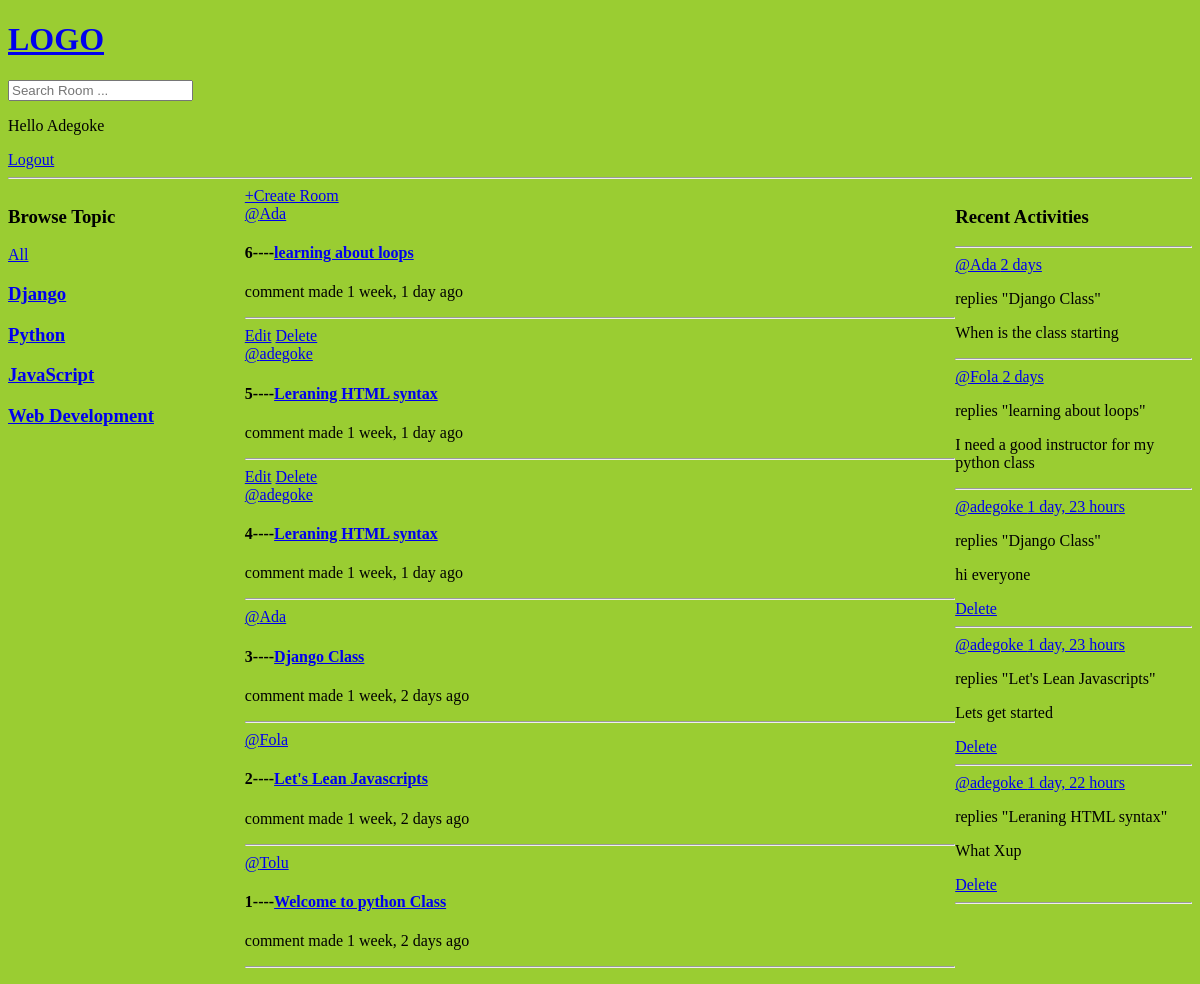
The app's page / (signed in), older data.
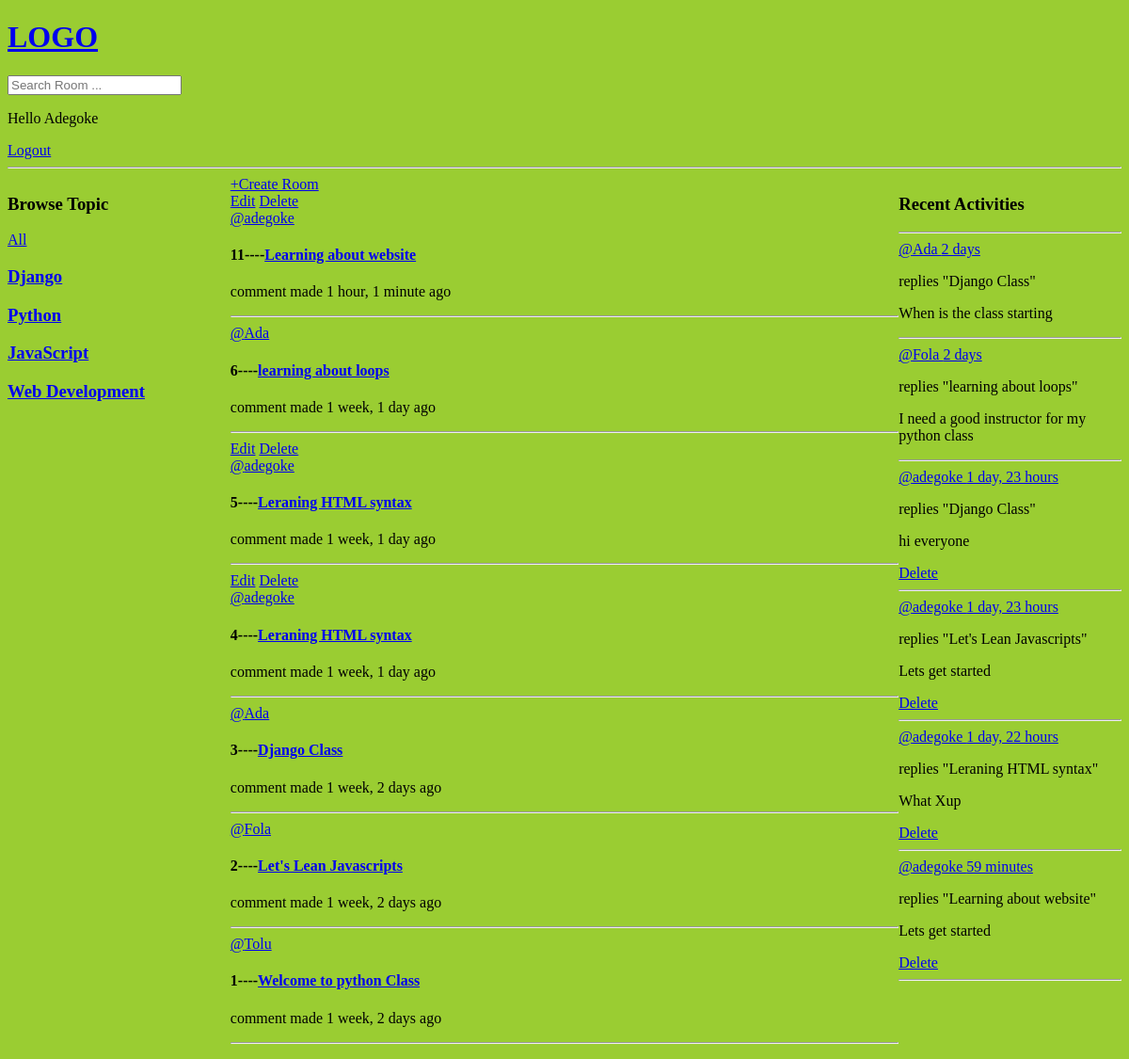
The same page, newer data.
### tunde/models.py (models this page shows, shortened)
class Topic(models.Model):
    name=models.CharField(max_length=200)

class Room(models.Model):
    host=models.ForeignKey(User,  on_delete=models.SET_NULL, null=True)
    topic=models.ForeignKey(Topic, on_delete=models.SET_NULL, null=True)
    name=models.CharField(max_length=300)
    description=models.TextField(blank=True)
    participants=models.ManyToManyField(User, related_name='participants', blank=True)
    created_date=models.DateTimeField(auto_now_add=True)
    updated_date=models.DateTimeField(auto_now=True)
    class Meta:
        ordering = ['-created_date', '-updated_date']
    def __str__(self):
        return self.name

class Message(models.Model):
    user=models.ForeignKey(User, on_delete=models.CASCADE)
    room=models.ForeignKey(Room, on_delete=models.CASCADE)
    body=models.TextField(blank=True)
    created_date=models.DateTimeField(auto_now_add=True)
    updated_date=models.DateTimeField(auto_now=True)

### tunde/views.py (the view)
# urls.py: 2. Add a URL to urlpatterns:  path('', views.home, name='home')
@login_required(login_url='login')
def home(request):
    q= request.GET.get('q') if request.GET.get('q') else ''
    rooms=Room.objects.filter(Q(topic__name__icontains=q)|
                              Q(name__icontains=q)|
                              Q(description__icontains=q))
    topics=Topic.objects.all()
    room_messages=Message.objects.filter(Q(room__topic__name__icontains=q))
    context={'rooms':rooms, 'topics':topics, 'room_messages':room_messages }
    return render(request, 'tunde/home.html', context)

### tunde/templates/tunde/home.html (shortened to what this page needs)
{% extends 'main.html' %}
{% block content %}
<div class="home-container">
    <div>
        {% include 'tunde/topics_component.html' %}
    </div>
    <div>
        <div>
         <div>
          <a href="{% url 'createRoom' %}">+Create Room</a>
         </div>
          {% include 'tunde/feeds_components.html' %}
        </div>
       </div>
       <div>
        <h3>Recent Activities</h3>
        <hr>
       {% include 'tunde/activity_component.html' %}
       </div>
</div>
{% endblock content %}

### tunde/templates/tunde/topics_component.html
<h3>Browse Topic</h3>
        <a href="{% url 'home' %}">All</a>
            {% for topic in topics  %}
               <h3><a href="{% url 'home' %}?q={{topic.name}}">{{topic.name}}</a></h3>
            {% endfor %}

### tunde/templates/tunde/feeds_components.html
{% for x  in rooms  %}
<div>
 {% if request.user == x.host %}
  <a href="{% url 'editRoom' x.id %}">Edit</a>
  <a href="{% url 'deleteRoom' x.id %}">Delete</a>
  {% endif %}
</div>
<a href="{% url 'profile' x.host.id %}">@{{x.host}}</a>
<h4>{{x.id}}----<a href="{% url 'room' x.id %}">{{x.name}}</a></h4>
<p> comment made {{x.created_date|timesince}} ago</p>
<hr>
{% endfor %}

### tunde/templates/tunde/activity_component.html
{% for x in room_messages  %}
<a href="{% url 'profile' x.user.id %}">@{{x.user}} {{x.created_date|timesince}}</a>
<p>replies "{{x.room}}"</p>
<p>{{x.body}}</p>
{% if request.user == x.user %}
<a href="{% url 'delete-message' x.id %}">Delete</a>
{% endif %}
<hr>
{% endfor %}

Row changes from the older to the newer data that the page shows:
added Room: shows "Edit", host "adegoke", id "11", name "Learning about website", created_date "1 hour, 1 minute"
added Message: user "adegoke", created_date "59 minutes", room "Learning about website", body "Lets get started", shows "Delete"
